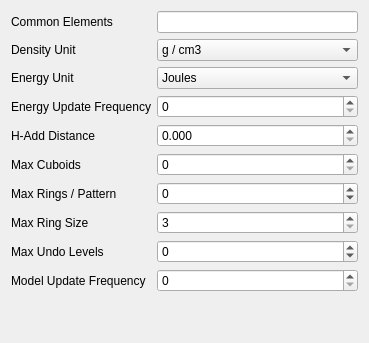
     <widget class="QWidget" name="GeneralTab">
      <attribute name="icon">
       <iconset resource="icons.qrc">
        <normaloff>:/program/icons/aten.png</normaloff>:/program/icons/aten.png</iconset>
      </attribute>
      <attribute name="title">
       <string>General</string>
      </attribute>
      <layout class="QVBoxLayout" name="verticalLayout_6">
       <item>
        <layout class="QGridLayout">
         <property name="margin">
          <number>0</number>
         </property>
         <property name="spacing">
          <number>6</number>
         </property>
         <item row="2" column="0">
          <widget class="QLabel" name="label_17">
           <property name="text">
            <string>Energy Unit</string>
           </property>
          </widget>
         </item>
         <item row="7" column="0">
          <widget class="QLabel" name="label_26">
           <property name="text">
            <string>Max Ring Size</string>
           </property>
          </widget>
         </item>
         <item row="0" column="0">
          <widget class="QLabel" name="label_33">
           <property name="text">
            <string>Common Elements</string>
           </property>
          </widget>
         </item>
         <item row="9" column="1">
          <widget class="QSpinBox" name="MaxUndoLevelsSpin">
           <property name="toolTip">
            <string>Number of undo levels per model (-1 = unlimited)</string>
           </property>
           <property name="suffix">
            <string/>
           </property>
           <property name="minimum">
            <number>-1</number>
           </property>
           <property name="maximum">
            <number>999</number>
           </property>
          </widget>
         </item>
         <item row="2" column="1">
          <widget class="QComboBox" name="EnergyUnitCombo">
           <property name="toolTip">
            <string>Global energy unit in use</string>
           </property>
           <item>
            <property name="text">
             <string>Joules</string>
            </property>
           </item>
           <item>
            <property name="text">
             <string>KiloJoules</string>
            </property>
           </item>
           <item>
            <property name="text">
             <string>Calories</string>
            </property>
           </item>
           <item>
            <property name="text">
             <string>KiloCalories</string>
            </property>
           </item>
           <item>
            <property name="text">
             <string>ElectronVolts</string>
            </property>
           </item>
           <item>
            <property name="text">
             <string>Hartree</string>
            </property>
           </item>
          </widget>
         </item>
         <item row="10" column="1">
          <widget class="QSpinBox" name="ModelUpdateSpin">
           <property name="toolTip">
            <string>Model view update frequency for various methods</string>
           </property>
          </widget>
         </item>
         <item row="1" column="1">
          <widget class="QComboBox" name="DensityUnitCombo">
           <property name="toolTip">
            <string>Global density unit in use</string>
           </property>
           <property name="currentIndex">
            <number>0</number>
           </property>
           <item>
            <property name="text">
             <string>g / cm3</string>
            </property>
           </item>
           <item>
            <property name="text">
             <string>Atoms / &amp;#8491;&lt;sup&gt;-3&lt;/sup&gt;</string>
            </property>
           </item>
          </widget>
         </item>
         <item row="7" column="1">
          <widget class="QSpinBox" name="MaxRingSizeSpin">
           <property name="toolTip">
            <string>Maximum ring size detected when typing atoms</string>
           </property>
           <property name="minimum">
            <number>3</number>
           </property>
          </widget>
         </item>
         <item row="1" column="0">
          <widget class="QLabel" name="label_18">
           <property name="text">
            <string>Density Unit</string>
           </property>
          </widget>
         </item>
         <item row="9" column="0">
          <widget class="QLabel" name="label_16">
           <property name="text">
            <string>Max Undo Levels</string>
           </property>
          </widget>
         </item>
         <item row="4" column="1">
          <widget class="QDoubleSpinBox" name="HAddDistanceSpin">
           <property name="toolTip">
            <string>X-H distance used when adding hydrogen atoms to models</string>
           </property>
           <property name="decimals">
            <number>3</number>
           </property>
          </widget>
         </item>
         <item row="3" column="0">
          <widget class="QLabel" name="label_27">
           <property name="text">
            <string>Energy Update Frequency</string>
           </property>
          </widget>
         </item>
         <item row="3" column="1">
          <widget class="QSpinBox" name="EnergyUpdateSpin">
           <property name="toolTip">
            <string>Frequency of energy output for various methods</string>
           </property>
           <property name="maximum">
            <number>1000</number>
           </property>
          </widget>
         </item>
         <item row="10" column="0">
          <widget class="QLabel" name="label_28">
           <property name="text">
            <string>Model Update Frequency</string>
           </property>
          </widget>
         </item>
         <item row="4" column="0">
          <widget class="QLabel" name="label_19">
           <property name="text">
            <string>H-Add Distance</string>
           </property>
          </widget>
         </item>
         <item row="0" column="1">
          <widget class="QLineEdit" name="CommonElementsEdit">
           <property name="toolTip">
            <string>List of common elements that appear as separate buttons in the Select Element dialog</string>
           </property>
          </widget>
         </item>
         <item row="6" column="0">
          <widget class="QLabel" name="label_34">
           <property name="text">
            <string>Max Rings / Pattern</string>
           </property>
          </widget>
         </item>
         <item row="6" column="1">
          <widget class="QSpinBox" name="MaxRingsSpin">
           <property name="minimum">
            <number>-1</number>
           </property>
           <property name="maximum">
            <number>10000</number>
           </property>
          </widget>
         </item>
         <item row="5" column="0">
          <widget class="QLabel" name="label_38">
           <property name="text">
            <string>Max Cuboids</string>
           </property>
          </widget>
         </item>
         <item row="5" column="1">
          <widget class="QSpinBox" name="MaxCuboidsSpin">
           <property name="toolTip">
            <string>Maximum number of bonding cuboids to allow in any one cell direction</string>
           </property>
           <property name="maximum">
            <number>1000</number>
           </property>
          </widget>
         </item>
        </layout>
       </item>
       <item>
        <spacer>
         <property name="orientation">
          <enum>Qt::Vertical</enum>
         </property>
         <property name="sizeHint" stdset="0">
          <size>
           <width>20</width>
           <height>40</height>
          </size>
         </property>
        </spacer>
       </item>
      </layout>
     </widget>
